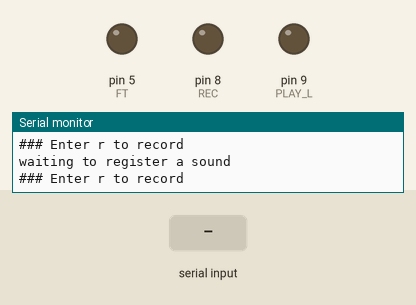
The sketch below on a simulated Arduino Uno, built with avr-gcc and run on an emulated ATmega328P. Shown: output pins drawn as LEDs (lit = HIGH), the last lines printed to the serial monitor. The inputs (shaded band) are chosen by the test bench.

Above: at 0.8 s.
0.9 s: "r" received over Serial
At 1.9 s:
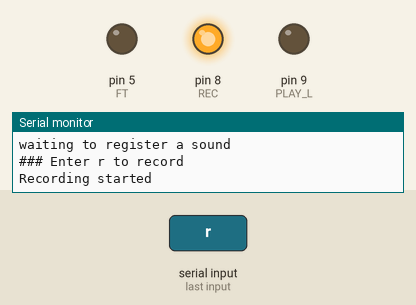
2.4 s: "p" received over Serial
At 3.93 s:
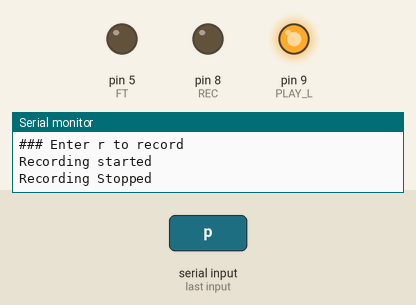
Timing chart, 0 to 10.5 s (numbered marks = the images above; inputs shaded):
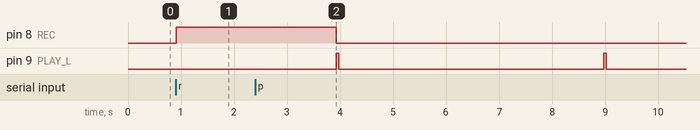

Measured:
- after the input at 0.9 s, pin 8 (REC): LOW → HIGH at once
- after the input at 2.4 s, pin 9 (PLAY_L): alternates HIGH for 0.05 s and LOW for 5.0 s, starting after 1.5 s

The sketch:

ArduinoCard.Recorder.Speaker.SetUP.ino
```cpp
#define REC 8 // pin 2 is used for recording
//#define PLAY_E 3 // pin 3 is used for playback-edge trigger
#define PLAY_L 9


#define FT 5 // pin 5 is used for feed through

// and will NOT record
#define playTime 5000 // playback time 5 seconds
#define recordTime 3000 // recording time 3 seconds you can extend time upto 10 seconds

bool keepPlaying = false;
char inChar;
bool configuration = false;

void setup()
{

 pinMode(REC,OUTPUT);// set the REC pin as output

 pinMode(PLAY_L,OUTPUT);// set the PLAY_L pin as output
 pinMode(FT,OUTPUT);// set the FT pin as output
 Serial.begin(9600);// set up Serial monitor

 while(configuration ==false)
 {
  Serial.println("waiting to register a sound");
  Serial.println("### Enter r to record");
  inChar = (char)Serial.read();
  if(inChar =='r' || inChar =='R'){
            keepPlaying = false;
             digitalWrite(REC, HIGH);
             Serial.println("Recording started");
             delay(recordTime);
             digitalWrite(REC, LOW);
             Serial.println("Recording Stopped ");
             configuration = true;
           }
 }
}
void loop() {


   while (Serial.available() > 0 || keepPlaying || inChar != 's' || inChar != 'S') {
    inChar = (char)Serial.read();
         Serial.println(inChar);
           if(inChar =='p' || inChar =='P' || keepPlaying && inChar != 's' || keepPlaying && inChar != 'S'){
            Serial.println("In if: " + String(inChar));
            if (inChar == 's' || inChar == 'S') {
              keepPlaying = false;
              break;
            }
            keepPlaying = true;
           digitalWrite(PLAY_L, HIGH);
           delay(50);
           digitalWrite(PLAY_L, LOW);
             Serial.println("Playbak Started");
           delay(playTime);
             Serial.println("Playbak Ended");
//           break;
           }

           else if(inChar == 's' || inChar == 'S') {
            keepPlaying = false;
            break;
           }

//     Serial.println("###Serial Monitor Exited");
   }// wihile

 delay(500);
}
```
